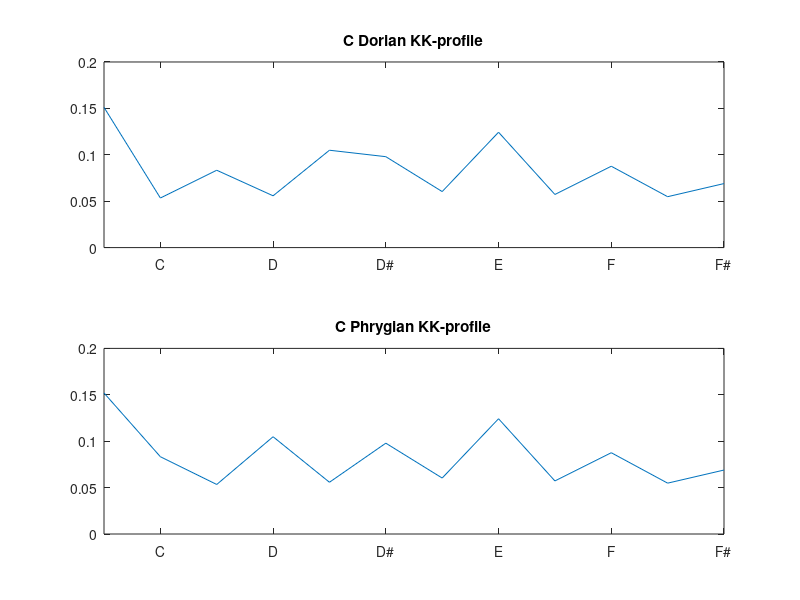
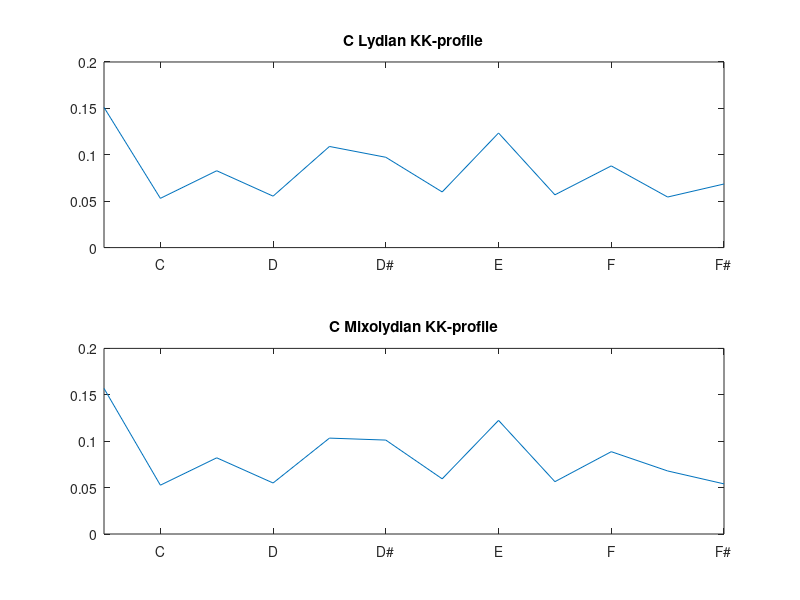
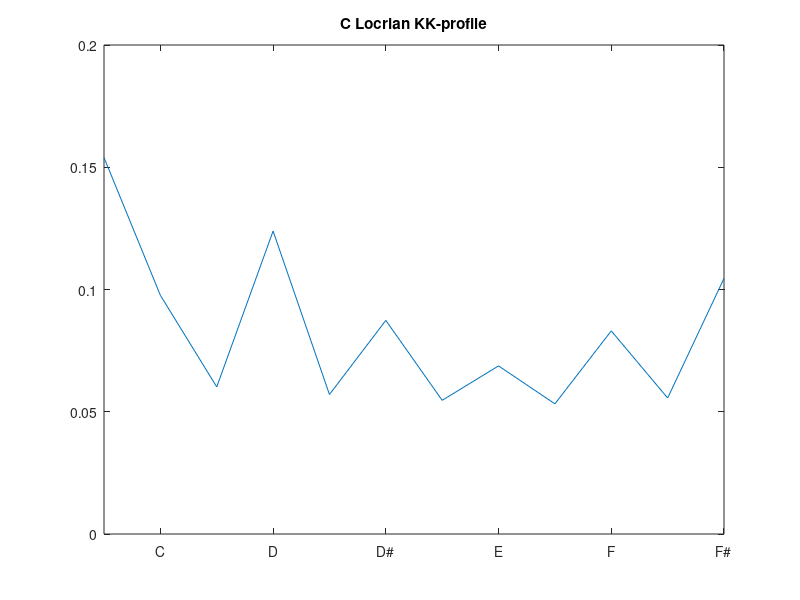

These figures' MATLAB source, in order:
t_d = [6.31 2.23 3.48 2.33 4.38 4.09 2.52 5.19 2.39 3.66 2.29 2.88
               6.33 2.68 3.52 5.38 2.60 3.53 2.54 4.65 3.98 2.69 3.34 3.17];
t_d = diag(1./sum(t_d,2))*t_d;
t_d = transpose(t_d);

t_p = [6.35 2.23 3.48 2.33 4.58 4.09 2.52 5.19 2.39 3.7 2.29 2.88
               6.13 3.52 5.38 2.63 3.50 2.54 4.55 3.98 2.80 3.34 3.17 2.68 ];
t_p = diag(1./sum(t_p,2))*t_p;
t_p = transpose(t_p);

t_l = [6.35  3.48 2.23 4.38 2.33 4.09 2.52 5.19 2.39 3.66 2.29 2.88
               6.43 2.54 4.75 3.98 2.69 3.34 3.17 2.68 3.52 5.38 2.60 3.53 ];
t_l = diag(1./sum(t_l,2))*t_l;
t_l = transpose(t_l);

t_m = [6.65 2.23 3.48 2.33 4.38 4.29 2.52 5.19 2.39 3.76 2.88 2.29
               6.47 2.68 2.69 3.34 3.17 3.52 5.38 2.60 3.53 2.54 4.75 3.98 ];
t_m = diag(1./sum(t_m,2))*t_m;
t_m = transpose(t_m);

t_lo = [6.45 4.09 2.52 5.19 2.39 3.66 2.29 2.88 2.23 3.48 2.33 4.38
               6.23 2.68 3.52 2.60 3.53 2.54 4.75 5.38 3.98 2.69 3.34 3.17];
t_lo = diag(1./sum(t_lo,2))*t_lo;
t_lo = transpose(t_lo);

figure;
subplot(2,1,1)
plot(t_d(:,1))
title('C Dorian KK-profile')
axis([1 12 1 inf])
ylim([0 .2])
xticklabels({'C','D','D#','E','F','F#','G','G#','A','A#','B','C','D'})
subplot(2,1,2)
plot(t_l(:,1))
title('C Phrygian KK-profile')
axis([1 12 1 inf])
ylim([0 .2])
xticklabels({'C','D','D#','E','F','F#','G','G#','A','A#','B','C','D'})
figure;
subplot(2,1,1)
plot(t_p(:,1))
title('C Lydian KK-profile')
axis([1 12 1 inf])
ylim([0 .2])
xticklabels({'C','D','D#','E','F','F#','G','G#','A','A#','B','C','D'})
subplot(2,1,2)
plot(t_m(:,1))
title('C Mixolydian KK-profile')
axis([1 12 1 inf])
ylim([0 .2])
xticklabels({'C','D','D#','E','F','F#','G','G#','A','A#','B','C','D'})
figure;
plot(t_lo(:,1))
title('C Locrian KK-profile')
axis([1 12 1 inf])
ylim([0 .2])
xticklabels({'C','D','D#','E','F','F#','G','G#','A','A#','B','C','D'})